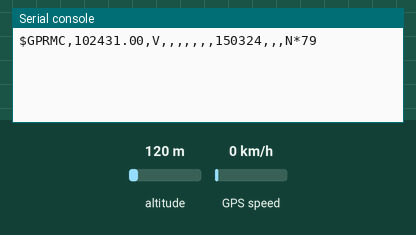
Bench run of a program on a simulated ESP32 board running MicroPython. Parts: the last lines printed to the serial console. The test bench sets the inputs (shaded band); at power-on: altitude 120 m, GPS speed 0 km/h. The GPS gets a fix after 3 s at 37.7749, -122.4194 with 8 satellites.

Above: at 1.2 s.
1.3 s: altitude set to 20 m
At 2.8 s:
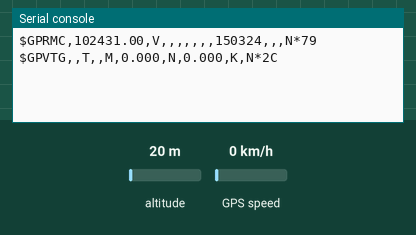
4.5 s: GPS speed set to 30 km/h
At 5.7 s:
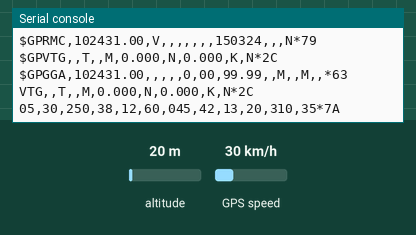
7.5 s: GPS speed set to 2 km/h
At 9.8 s:
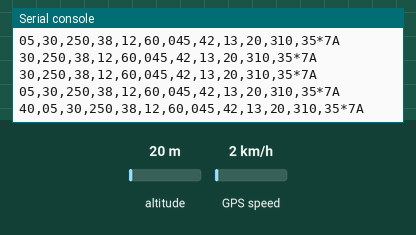

Measured:
- after the input at 4.5 s, the serial console: prints a new line after 0.50 s (image 2)
- after the input at 7.5 s, the serial console: prints a new line after 1.5 s (image 3)

The program:

GPS.py
```python
from machine import UART, Pin
import time

if __name__=='__main__':
    gps = UART(0, baudrate=9600, bits=8, parity=None, stop=1, timeout=1000)
    for i in range(1000):
        if gps.any(): 							# 检查是否有数据收到
            data = gps.readline() 				# 读取一行数据
            print(data.decode('utf-8').strip()) # 转换为字符串并打印
        time.sleep(1)
```
